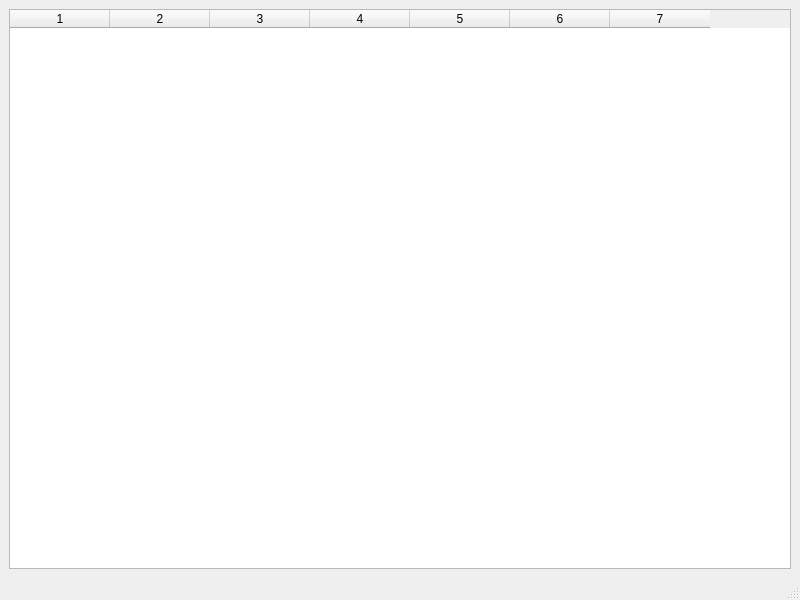
<?xml version="1.0" encoding="UTF-8"?>
<ui version="4.0">
 <class>MainWindow</class>
 <widget class="QMainWindow" name="MainWindow">
  <property name="geometry">
   <rect>
    <x>100</x>
    <y>100</y>
    <width>800</width>
    <height>600</height>
   </rect>
  </property>
  <property name="windowTitle">
   <string>Coffee Explorer</string>
  </property>
  <widget class="QWidget" name="centralwidget">
   <layout class="QVBoxLayout" name="verticalLayout">
    <item>
     <widget class="QTableWidget" name="tableWidget">
      <property name="columnCount">
       <number>7</number>
      </property>
      <property name="horizontalHeaderLabels">
       <stringlist>
        <string>ID</string>
        <string>Название сорта</string>
        <string>Степень обжарки</string>
        <string>Тип</string>
        <string>Описание вкуса</string>
        <string>Цена</string>
        <string>Объем упаковки</string>
       </stringlist>
      </property>
     </widget>
    </item>
   </layout>
  </widget>
  <widget class="QMenuBar" name="menubar"/>
  <widget class="QStatusBar" name="statusbar"/>
 </widget>
 <resources/>
 <connections/>
</ui>
